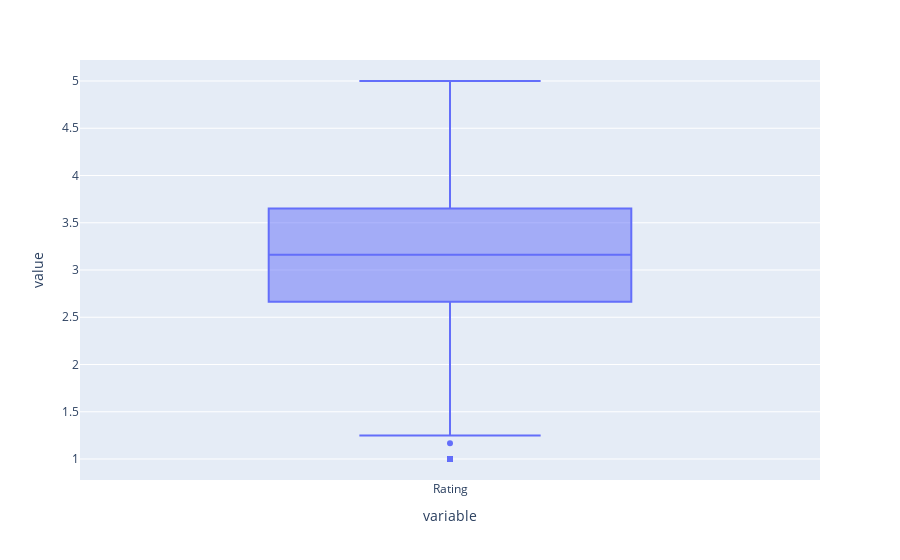

Source (notebook cell):
### Code cell
Rating['Rating'].plot(kind='box')

### Figure 1 — Plotly figure (JSON) as saved in the notebook; plotly's stock layout.template omitted (floating-point values rounded to 4 significant figures; data arrays with more than 128 entries replaced by an {"elided": "..."} marker saying what was removed)
{"data": [{"alignmentgroup": "True", "hovertemplate": "variable=%{x}<br>value=%{y}<extra></extra>", "legendgroup": "", "marker": {"color": "#636efa"}, "name": "", "notched": false, "offsetgroup": "", "orientation": "v", "showlegend": false, "type": "box", "x": {"elided": "1664 str values"}, "x0": " ", "xaxis": "x", "y": {"elided": "1664 float values"}, "y0": " ", "yaxis": "y"}], "layout": {"boxmode": "group", "legend": {"tracegroupgap": 0}, "margin": {"t": 60}, "xaxis": {"anchor": "y", "domain": [0, 1], "title": {"text": "variable"}}, "yaxis": {"anchor": "x", "domain": [0, 1], "title": {"text": "value"}}}}
